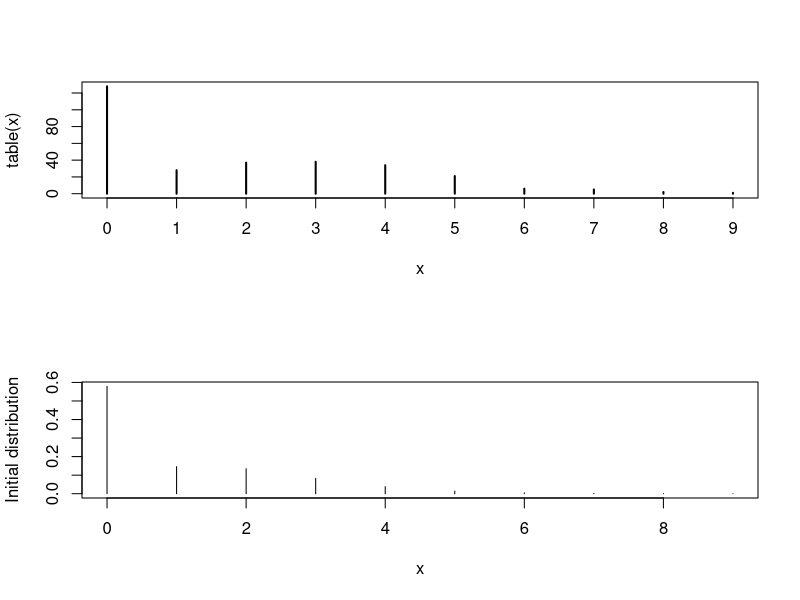
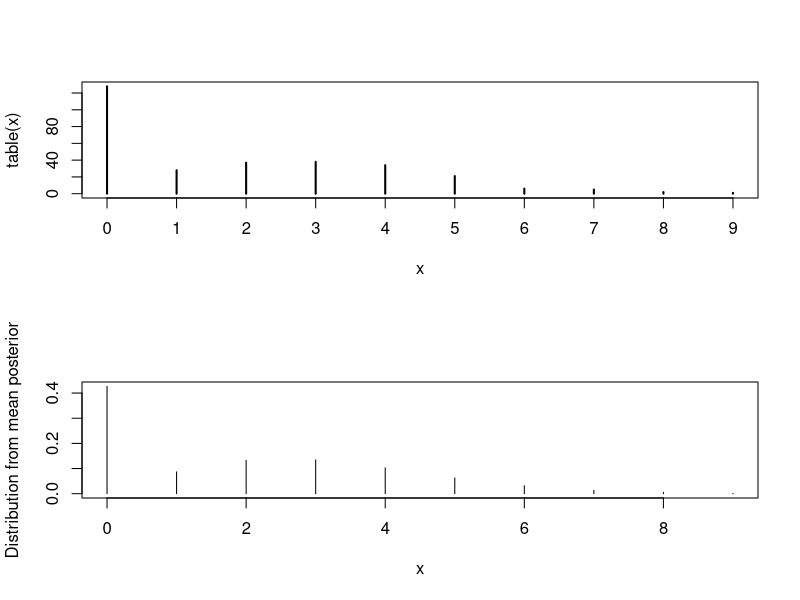

These charts were generated, in order, by the following R code:
rm(list = ls())
set.seed(81196)

dat = read.csv("nestsize.csv", header = FALSE)
x = dat$V1
n = length(x)

KK = 2
w = 1 / 2
lambda = mean(x)

xx = seq(0, max(x))
yy = w * (xx == 0) + (1 - w) * dpois(xx, lambda)
par(mfrow = c(2, 1))
plot(table(x), type = "h")
plot(xx, yy, type = "h", ylim = c(0, max(yy)), xlab = "x", ylab = "Initial distribution")

lambda_p = 1
rrr = 6000
burn = 1000

cc = rep(0, n)
cc.out = array(0, dim = c(rrr, n))
w.out = rep(0, rrr)
lambda.out = rep(0, rrr)
logpost = rep(0, rrr)

for (s in 1:rrr) {
  cc = rep(0, n)
  for (i in 1:n) {
    v = rep(0, KK)
    v[1] = log(w) + log((x[i] == 0) + 1e-5)
    v[2] = log(1 - w) + dpois(x[i], lambda, log = TRUE)
    v = exp(v - max(v)) / sum(exp(v - max(v)))
    cc[i] = sample(1:KK, 1, replace = TRUE, prob = v)
  }

  n2 = sum(cc == 2)
  w = rbeta(1, sum(cc == 1) + 1, n2 + 1)
  lambda = rgamma(1, sum(x[cc == 2]) + 1, n2 + lambda_p)

  cc.out[s, ] = cc
  w.out[s] = w
  lambda.out[s] = lambda

  for (i in 1:n) {
    if (cc[i] == 1) {
      logpost[s] = logpost[s] + log(w) + log((x[i] == 0) + 1e-5)
    } else {
      logpost[s] = logpost[s] + log(1 - w) + dpois(x[i], lambda, log = TRUE)
    }
    logpost[s] = logpost[s] - x[i]
  }
  if (s / 500 == floor(s / 500)) {
    print(paste("s =", s))
  }
}

mean_w = mean(w.out[-seq(1:burn)])
mean_lambda = mean(lambda.out[-seq(1:burn)])

xx = seq(0, max(x))
yy = mean_w * (xx == 0) + (1 - mean_w) * dpois(xx, mean_lambda)
par(mfrow = c(2, 1))
plot(table(x), type = "h")
plot(xx, yy, type = "h", ylim = c(0, max(yy)), xlab = "x", ylab = "Distribution from mean posterior")
